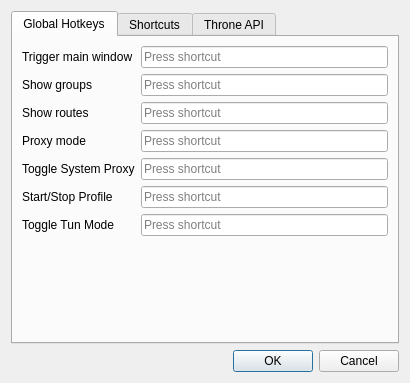
<?xml version="1.0" encoding="UTF-8"?>
<ui version="4.0">
 <class>DialogIntegration</class>
 <widget class="QDialog" name="DialogIntegration">
  <property name="geometry">
   <rect>
    <x>0</x>
    <y>0</y>
    <width>410</width>
    <height>383</height>
   </rect>
  </property>
  <property name="windowTitle">
   <string>Integration Settings</string>
  </property>
  <layout class="QVBoxLayout" name="verticalLayout">
   <item>
    <widget class="QTabWidget" name="tabWidget">
     <property name="currentIndex">
      <number>0</number>
     </property>
     <widget class="QWidget" name="tab">
      <attribute name="title">
       <string>Global Hotkeys</string>
      </attribute>
      <layout class="QFormLayout" name="formLayout">
       <item row="0" column="0">
        <widget class="QLabel" name="label">
         <property name="text">
          <string>Trigger main window</string>
         </property>
         <property name="buddy">
          <cstring>show_mainwindow</cstring>
         </property>
        </widget>
       </item>
       <item row="0" column="1">
        <widget class="QtExtKeySequenceEdit" name="show_mainwindow"/>
       </item>
       <item row="1" column="0">
        <widget class="QLabel" name="label_3">
         <property name="text">
          <string>Show groups</string>
         </property>
         <property name="buddy">
          <cstring>show_groups</cstring>
         </property>
        </widget>
       </item>
       <item row="1" column="1">
        <widget class="QtExtKeySequenceEdit" name="show_groups"/>
       </item>
       <item row="2" column="0">
        <widget class="QLabel" name="label_4">
         <property name="text">
          <string>Show routes</string>
         </property>
         <property name="buddy">
          <cstring>show_routes</cstring>
         </property>
        </widget>
       </item>
       <item row="2" column="1">
        <widget class="QtExtKeySequenceEdit" name="show_routes"/>
       </item>
       <item row="3" column="0">
        <widget class="QLabel" name="label_2">
         <property name="text">
          <string>Proxy mode</string>
         </property>
         <property name="buddy">
          <cstring>system_proxy</cstring>
         </property>
        </widget>
       </item>
       <item row="3" column="1">
        <widget class="QtExtKeySequenceEdit" name="system_proxy"/>
       </item>
       <item row="4" column="0">
        <widget class="QLabel" name="toggle_proxy_l">
         <property name="text">
          <string>Toggle System Proxy</string>
         </property>
         <property name="buddy">
          <cstring>toggle_proxy</cstring>
         </property>
        </widget>
       </item>
       <item row="4" column="1">
        <widget class="QtExtKeySequenceEdit" name="toggle_proxy"/>
       </item>
       <item row="5" column="0">
        <widget class="QLabel" name="toggle_connection_l">
         <property name="text">
          <string>Start/Stop Profile</string>
         </property>
         <property name="buddy">
          <cstring>toggle_connection</cstring>
         </property>
        </widget>
       </item>
       <item row="5" column="1">
        <widget class="QtExtKeySequenceEdit" name="toggle_connection"/>
       </item>
       <item row="6" column="0">
        <widget class="QLabel" name="toggle_tun_l">
         <property name="text">
          <string>Toggle Tun Mode</string>
         </property>
         <property name="buddy">
          <cstring>toggle_tun</cstring>
         </property>
        </widget>
       </item>
       <item row="6" column="1">
        <widget class="QtExtKeySequenceEdit" name="toggle_tun"/>
       </item>
      </layout>
     </widget>
     <widget class="QWidget" name="tab_2">
      <attribute name="title">
       <string>Shortcuts</string>
      </attribute>
      <layout class="QHBoxLayout" name="horizontalLayout">
       <item>
        <widget class="QScrollArea" name="shortcut_area">
         <property name="horizontalScrollBarPolicy">
          <enum>Qt::ScrollBarPolicy::ScrollBarAsNeeded</enum>
         </property>
         <property name="widgetResizable">
          <bool>true</bool>
         </property>
         <widget class="QWidget" name="scrollAreaWidgetContents">
          <property name="geometry">
           <rect>
            <x>0</x>
            <y>0</y>
            <width>59</width>
            <height>16</height>
           </rect>
          </property>
         </widget>
        </widget>
       </item>
      </layout>
     </widget>
     <widget class="QWidget" name="tab_api">
      <attribute name="title">
       <string>Throne API</string>
      </attribute>
      <layout class="QFormLayout" name="apiLayout">
       <item row="0" column="0" colspan="2">
        <widget class="QCheckBox" name="api_enable">
         <property name="text">
          <string>Enable the Throne API</string>
         </property>
        </widget>
       </item>
       <item row="1" column="0">
        <widget class="QLabel" name="api_listen_l">
         <property name="text">
          <string>Listen on</string>
         </property>
         <property name="buddy">
          <cstring>api_listen</cstring>
         </property>
        </widget>
       </item>
       <item row="1" column="1">
        <widget class="QComboBox" name="api_listen">
         <item>
          <property name="text">
           <string>This computer only</string>
          </property>
         </item>
         <item>
          <property name="text">
           <string>Local network</string>
          </property>
         </item>
        </widget>
       </item>
       <item row="2" column="0">
        <widget class="QLabel" name="api_port_l">
         <property name="text">
          <string>Port</string>
         </property>
         <property name="buddy">
          <cstring>api_port</cstring>
         </property>
        </widget>
       </item>
       <item row="2" column="1">
        <widget class="QSpinBox" name="api_port">
         <property name="minimum">
          <number>1</number>
         </property>
         <property name="maximum">
          <number>65535</number>
         </property>
         <property name="value">
          <number>9095</number>
         </property>
        </widget>
       </item>
       <item row="3" column="0">
        <widget class="QLabel" name="api_allow_l">
         <property name="text">
          <string>Allowed addresses</string>
         </property>
         <property name="buddy">
          <cstring>api_allow</cstring>
         </property>
        </widget>
       </item>
       <item row="3" column="1">
        <widget class="QLineEdit" name="api_allow">
         <property name="placeholderText">
          <string>Any address, or e.g. 192.168.1.0/24, 10.0.0.5</string>
         </property>
        </widget>
       </item>
       <item row="4" column="0" colspan="2">
        <widget class="QCheckBox" name="api_admin_lan">
         <property name="toolTip">
          <string>Lets devices on the local network import, delete, change settings, back up and restore through the Throne API. This device can always do so.</string>
         </property>
         <property name="text">
          <string>Allow management from the local network</string>
         </property>
        </widget>
       </item>
       <item row="5" column="0">
        <widget class="QLabel" name="api_key_l">
         <property name="text">
          <string>Key</string>
         </property>
         <property name="buddy">
          <cstring>api_key</cstring>
         </property>
        </widget>
       </item>
       <item row="5" column="1">
        <widget class="QLineEdit" name="api_key">
         <property name="echoMode">
          <enum>QLineEdit::EchoMode::Password</enum>
         </property>
         <property name="readOnly">
          <bool>true</bool>
         </property>
        </widget>
       </item>
       <item row="6" column="1">
        <layout class="QHBoxLayout" name="apiKeyButtons">
         <item>
          <widget class="QPushButton" name="api_key_show">
           <property name="text">
            <string>Show</string>
           </property>
           <property name="checkable">
            <bool>true</bool>
           </property>
          </widget>
         </item>
         <item>
          <widget class="QPushButton" name="api_key_copy">
           <property name="text">
            <string>Copy</string>
           </property>
          </widget>
         </item>
         <item>
          <widget class="QPushButton" name="api_key_regenerate">
           <property name="text">
            <string>Regenerate</string>
           </property>
          </widget>
         </item>
         <item>
          <spacer name="apiKeyButtonsSpacer">
           <property name="orientation">
            <enum>Qt::Orientation::Horizontal</enum>
           </property>
           <property name="sizeHint" stdset="0">
            <size>
             <width>40</width>
             <height>20</height>
            </size>
           </property>
          </spacer>
         </item>
        </layout>
       </item>
       <item row="7" column="1">
        <layout class="QHBoxLayout" name="apiCopyLayout">
         <item>
          <widget class="QPushButton" name="api_copy_env">
           <property name="text">
            <string>Copy for scripts</string>
           </property>
          </widget>
         </item>
         <item>
          <spacer name="apiCopySpacer">
           <property name="orientation">
            <enum>Qt::Orientation::Horizontal</enum>
           </property>
           <property name="sizeHint" stdset="0">
            <size>
             <width>40</width>
             <height>20</height>
            </size>
           </property>
          </spacer>
         </item>
        </layout>
       </item>
       <item row="8" column="0">
        <widget class="QLabel" name="api_status_l">
         <property name="text">
          <string>Status</string>
         </property>
        </widget>
       </item>
       <item row="8" column="1">
        <widget class="QLabel" name="api_status">
         <property name="textFormat">
          <enum>Qt::TextFormat::PlainText</enum>
         </property>
         <property name="wordWrap">
          <bool>true</bool>
         </property>
         <property name="textInteractionFlags">
          <set>Qt::TextInteractionFlag::TextSelectableByMouse</set>
         </property>
        </widget>
       </item>
       <item row="9" column="0" colspan="2">
        <widget class="QLabel" name="api_lan_warning">
         <property name="text">
          <string>Devices on your network can control Throne with this key. Your firewall may ask to allow Throne.</string>
         </property>
         <property name="textFormat">
          <enum>Qt::TextFormat::PlainText</enum>
         </property>
         <property name="wordWrap">
          <bool>true</bool>
         </property>
        </widget>
       </item>
       <item row="10" column="0" colspan="2">
        <widget class="QLabel" name="api_help">
         <property name="textFormat">
          <enum>Qt::TextFormat::RichText</enum>
         </property>
         <property name="wordWrap">
          <bool>true</bool>
         </property>
         <property name="openExternalLinks">
          <bool>true</bool>
         </property>
        </widget>
       </item>
      </layout>
     </widget>
    </widget>
   </item>
   <item>
    <widget class="QDialogButtonBox" name="buttonBox">
     <property name="focusPolicy">
      <enum>Qt::FocusPolicy::StrongFocus</enum>
     </property>
     <property name="standardButtons">
      <set>QDialogButtonBox::StandardButton::Cancel|QDialogButtonBox::StandardButton::Ok</set>
     </property>
    </widget>
   </item>
  </layout>
 </widget>
 <customwidgets>
  <customwidget>
   <class>QtExtKeySequenceEdit</class>
   <extends>QKeySequenceEdit</extends>
   <header>3rdparty/QtExtKeySequenceEdit.h</header>
  </customwidget>
 </customwidgets>
 <tabstops>
  <tabstop>buttonBox</tabstop>
 </tabstops>
 <resources/>
 <connections>
  <connection>
   <sender>buttonBox</sender>
   <signal>accepted()</signal>
   <receiver>DialogIntegration</receiver>
   <slot>accept()</slot>
   <hints>
    <hint type="sourcelabel">
     <x>258</x>
     <y>255</y>
    </hint>
    <hint type="destinationlabel">
     <x>199</x>
     <y>149</y>
    </hint>
   </hints>
  </connection>
  <connection>
   <sender>buttonBox</sender>
   <signal>rejected()</signal>
   <receiver>DialogIntegration</receiver>
   <slot>reject()</slot>
   <hints>
    <hint type="sourcelabel">
     <x>258</x>
     <y>255</y>
    </hint>
    <hint type="destinationlabel">
     <x>199</x>
     <y>149</y>
    </hint>
   </hints>
  </connection>
 </connections>
</ui>
